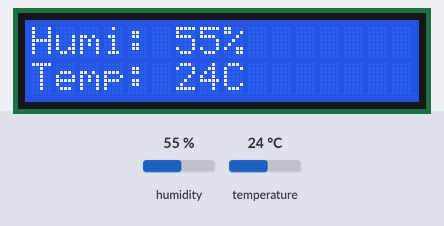
Simulated run of this sketch. Board: Arduino Uno, built with avr-gcc and run on an emulated ATmega328P. Shown: 16×2 character LCD. The inputs (shaded band) are chosen by the test bench; at power-on: humidity 55 %, temperature 24 °C.

Above: at 2.6 s.
2.7 s: humidity set to 22 %
At 4.8 s:
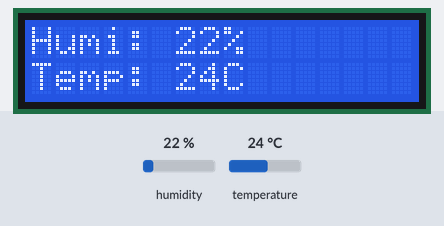
5.7 s: temperature set to 12 °C
At 7.2 s:
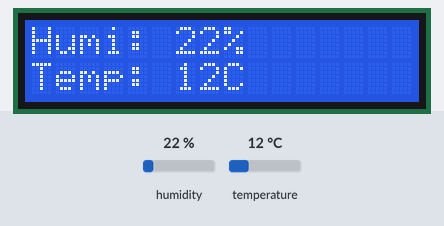
8.7 s: humidity set to 40 %
At 11.0 s:
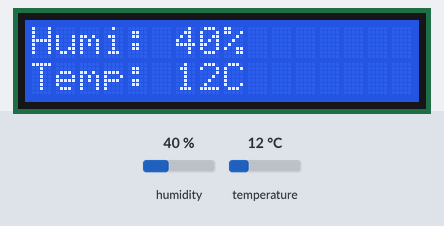
11.7 s: temperature set to 19 °C
At 13.5 s:
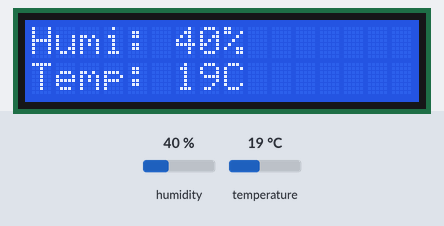
Timing chart, 0 to 15.0 s (numbered marks = the images above; inputs shaded):
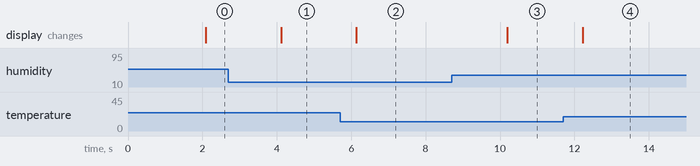

Measured:
- after the input at 2.7 s, the display: changes after 1.4 s (image 1)
- after the input at 5.7 s, the display: changes after 0.44 s (image 2)
- after the input at 8.7 s, the display: changes after 1.5 s (image 3)
- after the input at 11.7 s, the display: changes after 0.52 s (image 4)

The sketch:

Temperature_Humidity_sensor.ino
```cpp
#include <LiquidCrystal.h>
#include"DHT.h"
DHT dht(8,DHT11);
LiquidCrystal lcd(12,11,5,4,3,2);
void setup(){
  lcd.begin(16,2);
}
void loop(){
  delay(2000);
  int h = dht.readHumidity();
  int t = dht.readTemperature();
  lcd.setCursor(0,0); lcd.print("Humi: "); lcd.print(h); lcd.print("%");
  lcd.setCursor(0,1); lcd.print("Temp: "); lcd.print(t); lcd.print("C");
}
```
